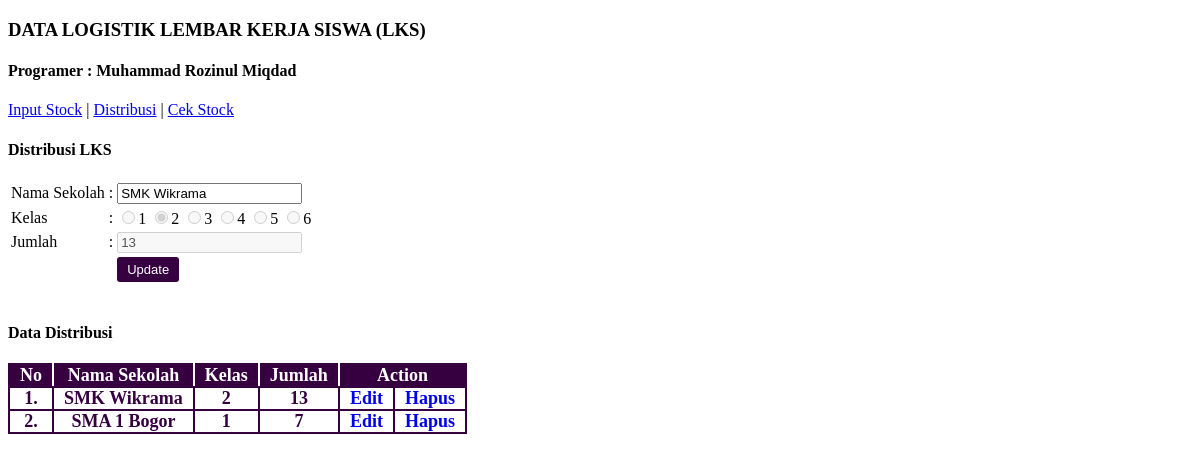
/distribusi.php?edit&id=3, run on the app's committed database.
### tables this page shows
CREATE TABLE `tb_distribusi` (
  `IndexDistribusi` int(11) NOT NULL AUTO_INCREMENT,
  `NamaSekolah` varchar(150) DEFAULT NULL,
  `Kelas` int(3) DEFAULT NULL,
  `Jumlah` int(11) DEFAULT NULL,
  PRIMARY KEY (`IndexDistribusi`)
);

### distribusi.php (the view, shortened to what this page needs)
<?php
    include('koneksi.php');
    if(isset($_GET['edit'])){
        $id = $_GET['id'];
        $result = mysqli_query($mysqli, "SELECT * FROM tb_distribusi WHERE IndexDistribusi=$id");
        while($data = mysqli_fetch_array($result))
        {
            $sekolah = $data['NamaSekolah'];
            $kelas = $data['Kelas'];
            $jumlah = $data['Jumlah'];
        }
    }
?>
<!DOCTYPE html>
<html>
<head>
	<link rel="stylesheet" href="style.css">
</head>
<body>
<h3 class="h">DATA LOGISTIK LEMBAR KERJA SISWA (LKS)</h3>
<h4>Programer : Muhammad Rozinul Miqdad</h4>
<p><a href="input_stok.php">Input Stock</a> | <a href="distribusi.php">Distribusi</a> | <a href="cek_stok.php">Cek Stock</a></p>
<h4>Distribusi LKS</h4>
<form method="post">
	<table class="tb">
		<tr>
			<td>Nama Sekolah</td>
			<td> :</td>
			<td><input type="text" name="v_sekolah" class="input" required="" value="<?php if(isset($_GET['edit'])){echo $sekolah;}?>" ></td>
        </tr>
        <tr>
			<td>Kelas</td>
			<td> :</td>
			<td>
                <label class="radio-inline">
                    <input type="radio" name="v_kelas" value="1" <?php if(isset($_GET['edit'])){ echo 'disabled'; }?> <?php if(isset($_GET['edit'])){ if($kelas == 1){ echo 'checked';} }?> >1
                </label>
                <label class="radio-inline">
                    <input type="radio" name="v_kelas" value="2"  <?php if(isset($_GET['edit'])){ echo 'disabled'; }?> <?php if(isset($_GET['edit'])){ if($kelas == 2){ echo 'checked';} }?> >2
                </label>
                <label class="radio-inline">
                    <input type="radio" name="v_kelas" value="3"  <?php if(isset($_GET['edit'])){ echo 'disabled'; }?> <?php if(isset($_GET['edit'])){ if($kelas == 3){ echo 'checked';} }?> >3
                </label>
                <label class="radio-inline">
                    <input type="radio" name="v_kelas" value="4"  <?php if(isset($_GET['edit'])){ echo 'disabled'; }?> <?php if(isset($_GET['edit'])){ if($kelas == 4){ echo 'checked';} }?> >4
                </label>
                <label class="radio-inline">
                    <input type="radio" name="v_kelas" value="5"  <?php if(isset($_GET['edit'])){ echo 'disabled'; }?> <?php if(isset($_GET['edit'])){ if($kelas == 5){ echo 'checked';} }?> >5
                </label>
                <label class="radio-inline">
                    <input type="radio" name="v_kelas" value="6"  <?php if(isset($_GET['edit'])){ echo 'disabled'; }?> <?php if(isset($_GET['edit'])){ if($kelas == 6){ echo 'checked';} }?> >6
                </label>
            </td>
        </tr>
		<tr>
			<td>Jumlah</td>
			<td> :</td>
			<td><input type="text" name="v_jumlah" class="input" required="" onkeypress="return event.charCode >= 48 && event.charCode <= 57" <?php if(isset($_GET['edit'])){echo 'disabled';}?> value="<?php if(isset($_GET['edit'])){echo $jumlah;}?>" ></td>
        </tr>
        <tr>
			<td></td>
			<td></td>
			<td>
                <?php if (isset($_GET['edit'])) { ?>
                <input type="submit" name="update" value="Update" class="btn">
                <?php }else{ ?>
                <input type="submit" name="submit" value="Simpan" class="btn">
                <?php }	 ?>
            </td>
		</tr>
    </table>
</form>
<br>
<h4>Data Distribusi</h4>
<table class="tb-cetak">
	<tr>
		<td class="td-a">No</td>
		<td class="td-a">Nama Sekolah</td>
		<td class="td-a">Kelas</td>
		<td class="td-a">Jumlah</td>
		<td colspan="2" class="td-b">Action</td>
	</tr>
	<?php
 			$no=1;
             $sql = mysqli_query($mysqli, "SELECT * FROM tb_distribusi");
            if(mysqli_num_rows($sql) > 0)
            {
                while ($data = mysqli_fetch_array($sql)) {
 		?>
 		<tr>
 			<td class="td"><?php echo $no; ?>.</td>
 			<td class="td"><?php echo $data['NamaSekolah']; ?></td>
 			<td class="td"><?php echo $data['Kelas']; ?></td>
 			<td class="td"><?php echo $data['Jumlah']; ?></td>
             <td class="td" align="center">
                 <a href="?edit&id=<?php echo $data['IndexDistribusi']; ?>" name="edit" style="text-decoration: none;">Edit
             </td>
 			<td class="td" align="center">
                <a href="?hapus&kelas=<?php echo $data['Kelas']; ?>&jumlah=<?php echo $data['Jumlah']; ?>&id=<?php echo $data['IndexDistribusi']; ?>" onclick="return confirm('Apakah Anda yakin untuk menghapus data ini ?')" name="del" style="text-decoration: none;">Hapus
            </td>
 		</tr>
 		<?php
                $no++;
                }
            }
            else{
        ?>
            <tr>
                <td class="td" colspan='6'>Belum Ada Data</td>
            </tr>
        <?php } ?>
</table>
</body>
</html>

### style.css (style rules this page uses)
body { font-family: calibri; }
.tb-cetak { font-weight: bold; font-size: 18px; border-collapse: collapse; background-color: #efeeef; text-align: center; }
.td-a { color: white; background-color: #360040; padding: 0px 10px; margin: 0; border: 2px; border-style: solid; border-color: #360040 #ffffff #360040 #360040; }
.td-b { color: white; background-color: #360040; padding: 0px 10px; margin: 0; border: 2px; border-style: solid; border-color: #360040 #360040 #360040 #ffffff; }
.td { color: #360040; background-color: #ffffff; padding: 0px 10px; margin: 0; border: 2px solid #360040; }
.btn { background-color: #360040; border: none; color: white; padding: 5px 10px; text-align: center; text-decoration: none; display: inline-block; font-size: 13px; border-radius: 3px; }

### data on the page
tb_distribusi: v_sekolah "SMK Wikrama", Kelas "☐ 1", Kelas "☑ 2", Kelas "☐ 3", Kelas "☐ 4", Kelas "☐ 5", Kelas "☐ 6", v_jumlah "13", NamaSekolah "SMK Wikrama", Kelas "2", Jumlah "13"
tb_distribusi: NamaSekolah "SMA 1 Bogor", Kelas "1", Jumlah "7"
